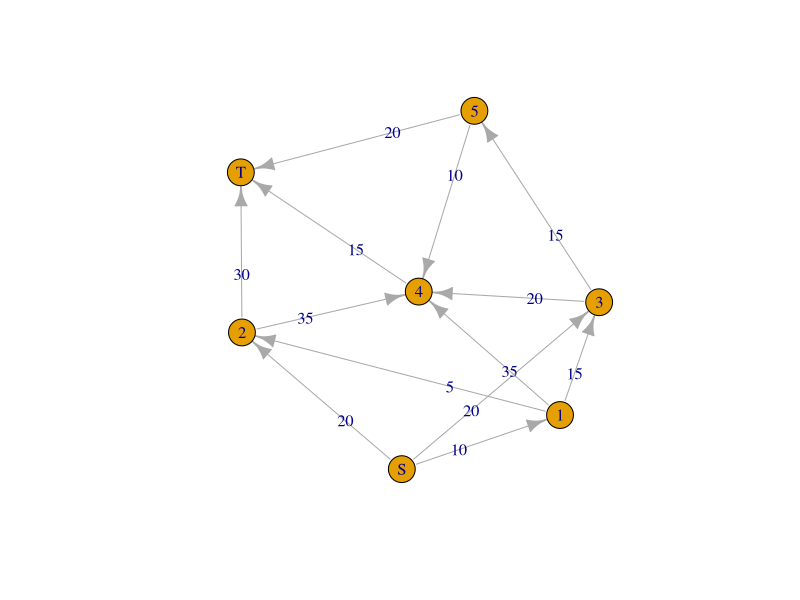
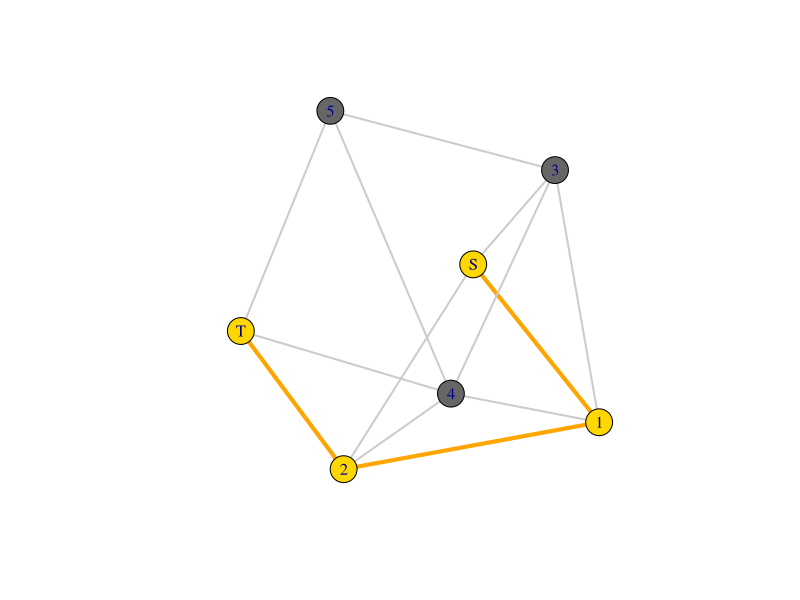
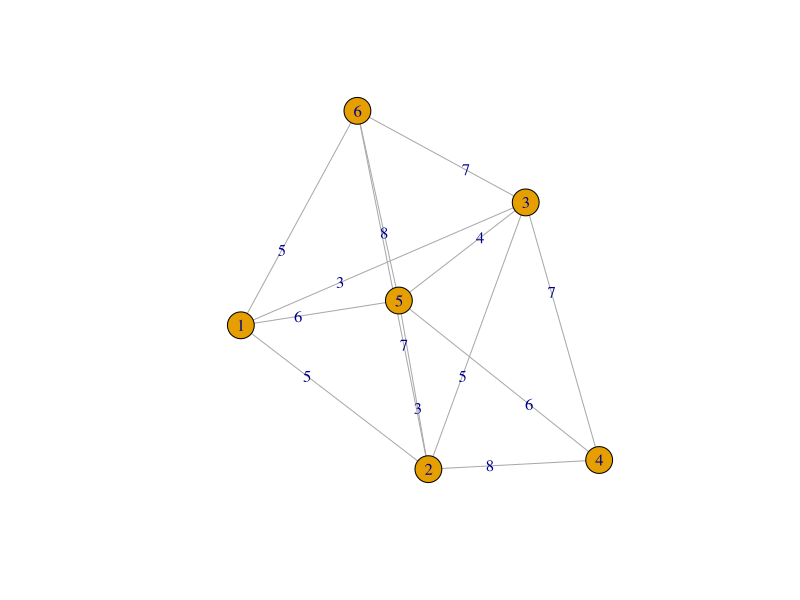
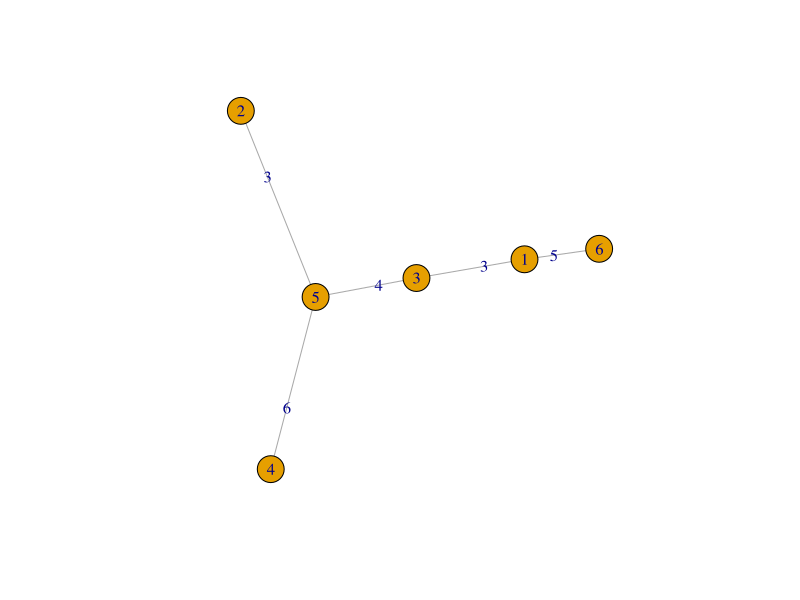

These figures' R source, in order:
install.packages("igraph")

# Shortest path
library(igraph)
NW1 <- matrix(c(0,10,20,20,0,0,0,
                0,0,5,15,35,0,0,
                0,0,0,0,35,0,30,
                0,0,0,0,20,15,0,
                0,0,0,0,0,0,15,
                0,0,0,0,10,0,20,
                0,0,0,0,0,0,0),
              byrow=T, ncol=7)
rownames(NW1) <- colnames(NW1) <- c("S",1:5,"T")

# shorest path matrix NW1
ig <- graph.adjacency(NW1, mode="directed", weighted=TRUE)
plot(ig, edge.label=E(ig)$weight)

# get shortest path, start from S end to T, mode=result: all = show all result
ShortPth <- get.shortest.paths(ig, "S", "T", mode="all", output="both")

ecol <- rep("gray80", ecount(ig))
ecol[unlist(ShortPth$epath)] <- "orange"
ew <- rep(2, ecount(ig))
ew[unlist(ShortPth$epath)] <- 4
vcol <- rep("gray40", vcount(ig))
vcol[unlist(ShortPth$vpath)] <- "gold"
plot(ig, vertex.color=vcol, edge.color=ecol, edge.width=ew, edge.arrow.mode=0)
shortest.paths(ig,"S")

# Minimal spanning tree
library(igraph)
nw.mst <- matrix(c(0,5,3,0,6,5,
                   0,0,5,8,3,7, 
                   0,0,0,7,4,7, 
                   0,0,0,0,6,0, 
                   0,0,0,0,0,8, 
                   0,0,0,0,0,0),
                 byrow=T, ncol=6)
nw.mst <- nw.mst + t(nw.mst)
colnames(nw.mst) <- rownames(nw.mst) <- as.character(1:6)
g <- graph.adjacency(nw.mst, mode="undirected", weighted=TRUE)
plot(g, edge.label=E(g)$weight)
# minimal spanning tree
mst.g <- mst(g)
plot(mst.g, edge.label=E(mst.g)$weight)
sum(E(mst.g)$weight) # 길이

# TSP
install.packages("TSP")
library(TSP)
nw.tsp <- matrix(c(0,5,3,Inf,6,5,
                   0,0,5,8,3,7, 
                   0,0,0,7,4,7, 
                   0,0,0,0,6,Inf,
                   0,0,0,0,0,8,
                   0,0,0,0,0,0),
                 byrow=T, ncol=6)
nw.tsp <- nw.tsp + t(nw.tsp)
colnames(nw.tsp) <- rownames(nw.tsp) <- as.character(1:6)
View(nw.tsp)
tsp <- TSP(nw.tsp) 
n_of_cities(tsp)
labels(tsp)
tour <- solve_TSP(tsp) 
names(tour)
tour # 길이
